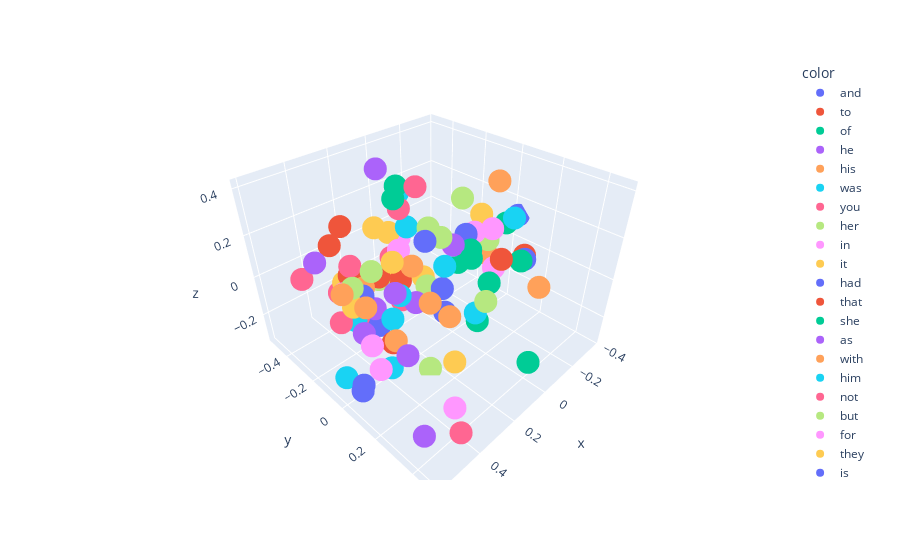

Here is the notebook cell this chart was saved with:
### Code cell
diag = px.scatter_3d(x = arr[1:100,0] , y = arr[1:100,1] , z = arr[1:100,2] , color=keys[1:100])
diag.show()

### Figure 1 — Plotly figure (JSON) as saved in the notebook; plotly's stock layout.template omitted (floating-point values rounded to 4 significant figures)
{"data": [{"hovertemplate": "color=and<br>x=%{x}<br>y=%{y}<br>z=%{z}<extra></extra>", "legendgroup": "and", "marker": {"color": "#636efa", "symbol": "circle"}, "mode": "markers", "name": "and", "scene": "scene", "showlegend": true, "type": "scatter3d", "x": [-0.3742], "y": [0.03315], "z": [0.1249]}, {"hovertemplate": "color=to<br>x=%{x}<br>y=%{y}<br>z=%{z}<extra></extra>", "legendgroup": "to", "marker": {"color": "#EF553B", "symbol": "circle"}, "mode": "markers", "name": "to", "scene": "scene", "showlegend": true, "type": "scatter3d", "x": [0.2806], "y": [-0.1567], "z": [0.02437]}, {"hovertemplate": "color=of<br>x=%{x}<br>y=%{y}<br>z=%{z}<extra></extra>", "legendgroup": "of", "marker": {"color": "#00cc96", "symbol": "circle"}, "mode": "markers", "name": "of", "scene": "scene", "showlegend": true, "type": "scatter3d", "x": [-0.01992], "y": [0.1704], "z": [0.008445]}, {"hovertemplate": "color=he<br>x=%{x}<br>y=%{y}<br>z=%{z}<extra></extra>", "legendgroup": "he", "marker": {"color": "#ab63fa", "symbol": "circle"}, "mode": "markers", "name": "he", "scene": "scene", "showlegend": true, "type": "scatter3d", "x": [0.04643], "y": [-0.4304], "z": [0.3328]}, {"hovertemplate": "color=his<br>x=%{x}<br>y=%{y}<br>z=%{z}<extra></extra>", "legendgroup": "his", "marker": {"color": "#FFA15A", "symbol": "circle"}, "mode": "markers", "name": "his", "scene": "scene", "showlegend": true, "type": "scatter3d", "x": [-0.09885], "y": [0.1228], "z": [0.4131]}, {"hovertemplate": "color=was<br>x=%{x}<br>y=%{y}<br>z=%{z}<extra></extra>", "legendgroup": "was", "marker": {"color": "#19d3f3", "symbol": "circle"}, "mode": "markers", "name": "was", "scene": "scene", "showlegend": true, "type": "scatter3d", "x": [0.08285], "y": [0.1919], "z": [-0.07433]}, {"hovertemplate": "color=you<br>x=%{x}<br>y=%{y}<br>z=%{z}<extra></extra>", "legendgroup": "you", "marker": {"color": "#FF6692", "symbol": "circle"}, "mode": "markers", "name": "you", "scene": "scene", "showlegend": true, "type": "scatter3d", "x": [0.5141], "y": [-0.3532], "z": [0.03152]}, {"hovertemplate": "color=her<br>x=%{x}<br>y=%{y}<br>z=%{z}<extra></extra>", "legendgroup": "her", "marker": {"color": "#B6E880", "symbol": "circle"}, "mode": "markers", "name": "her", "scene": "scene", "showlegend": true, "type": "scatter3d", "x": [-0.1], "y": [-0.05913], "z": [0.276]}, {"hovertemplate": "color=in<br>x=%{x}<br>y=%{y}<br>z=%{z}<extra></extra>", "legendgroup": "in", "marker": {"color": "#FF97FF", "symbol": "circle"}, "mode": "markers", "name": "in", "scene": "scene", "showlegend": true, "type": "scatter3d", "x": [-0.07158], "y": [0.147], "z": [0.0463]}, {"hovertemplate": "color=it<br>x=%{x}<br>y=%{y}<br>z=%{z}<extra></extra>", "legendgroup": "it", "marker": {"color": "#FECB52", "symbol": "circle"}, "mode": "markers", "name": "it", "scene": "scene", "showlegend": true, "type": "scatter3d", "x": [0.08651], "y": [-0.4206], "z": [0.06335]}, {"hovertemplate": "color=had<br>x=%{x}<br>y=%{y}<br>z=%{z}<extra></extra>", "legendgroup": "had", "marker": {"color": "#636efa", "symbol": "circle"}, "mode": "markers", "name": "had", "scene": "scene", "showlegend": true, "type": "scatter3d", "x": [0.08386], "y": [0.009669], "z": [-0.05073]}, {"hovertemplate": "color=that<br>x=%{x}<br>y=%{y}<br>z=%{z}<extra></extra>", "legendgroup": "that", "marker": {"color": "#EF553B", "symbol": "circle"}, "mode": "markers", "name": "that", "scene": "scene", "showlegend": true, "type": "scatter3d", "x": [0.3398], "y": [-0.4011], "z": [0.09045]}, {"hovertemplate": "color=she<br>x=%{x}<br>y=%{y}<br>z=%{z}<extra></extra>", "legendgroup": "she", "marker": {"color": "#00cc96", "symbol": "circle"}, "mode": "markers", "name": "she", "scene": "scene", "showlegend": true, "type": "scatter3d", "x": [-0.00281], "y": [-0.3628], "z": [0.2592]}, {"hovertemplate": "color=as<br>x=%{x}<br>y=%{y}<br>z=%{z}<extra></extra>", "legendgroup": "as", "marker": {"color": "#ab63fa", "symbol": "circle"}, "mode": "markers", "name": "as", "scene": "scene", "showlegend": true, "type": "scatter3d", "x": [-0.01276], "y": [-0.02361], "z": [0.1056]}, {"hovertemplate": "color=with<br>x=%{x}<br>y=%{y}<br>z=%{z}<extra></extra>", "legendgroup": "with", "marker": {"color": "#FFA15A", "symbol": "circle"}, "mode": "markers", "name": "with", "scene": "scene", "showlegend": true, "type": "scatter3d", "x": [-0.06681], "y": [0.3703], "z": [0.06852]}, {"hovertemplate": "color=him<br>x=%{x}<br>y=%{y}<br>z=%{z}<extra></extra>", "legendgroup": "him", "marker": {"color": "#19d3f3", "symbol": "circle"}, "mode": "markers", "name": "him", "scene": "scene", "showlegend": true, "type": "scatter3d", "x": [-0.009049], "y": [-0.3596], "z": [0.224]}, {"hovertemplate": "color=not<br>x=%{x}<br>y=%{y}<br>z=%{z}<extra></extra>", "legendgroup": "not", "marker": {"color": "#FF6692", "symbol": "circle"}, "mode": "markers", "name": "not", "scene": "scene", "showlegend": true, "type": "scatter3d", "x": [0.5017], "y": [-0.125], "z": [-0.06301]}, {"hovertemplate": "color=but<br>x=%{x}<br>y=%{y}<br>z=%{z}<extra></extra>", "legendgroup": "but", "marker": {"color": "#B6E880", "symbol": "circle"}, "mode": "markers", "name": "but", "scene": "scene", "showlegend": true, "type": "scatter3d", "x": [0.2582], "y": [-0.1888], "z": [-0.01665]}, {"hovertemplate": "color=for<br>x=%{x}<br>y=%{y}<br>z=%{z}<extra></extra>", "legendgroup": "for", "marker": {"color": "#FF97FF", "symbol": "circle"}, "mode": "markers", "name": "for", "scene": "scene", "showlegend": true, "type": "scatter3d", "x": [0.4945], "y": [0.05271], "z": [-0.06909]}, {"hovertemplate": "color=they<br>x=%{x}<br>y=%{y}<br>z=%{z}<extra></extra>", "legendgroup": "they", "marker": {"color": "#FECB52", "symbol": "circle"}, "mode": "markers", "name": "they", "scene": "scene", "showlegend": true, "type": "scatter3d", "x": [-0.06821], "y": [-0.5113], "z": [-0.06512]}, {"hovertemplate": "color=is<br>x=%{x}<br>y=%{y}<br>z=%{z}<extra></extra>", "legendgroup": "is", "marker": {"color": "#636efa", "symbol": "circle"}, "mode": "markers", "name": "is", "scene": "scene", "showlegend": true, "type": "scatter3d", "x": [0.5746], "y": [0.07897], "z": [-0.2265]}, {"hovertemplate": "color=at<br>x=%{x}<br>y=%{y}<br>z=%{z}<extra></extra>", "legendgroup": "at", "marker": {"color": "#EF553B", "symbol": "circle"}, "mode": "markers", "name": "at", "scene": "scene", "showlegend": true, "type": "scatter3d", "x": [0.01503], "y": [0.2446], "z": [0.1752]}, {"hovertemplate": "color=on<br>x=%{x}<br>y=%{y}<br>z=%{z}<extra></extra>", "legendgroup": "on", "marker": {"color": "#00cc96", "symbol": "circle"}, "mode": "markers", "name": "on", "scene": "scene", "showlegend": true, "type": "scatter3d", "x": [-0.1399], "y": [0.2293], "z": [0.0859]}, {"hovertemplate": "color=said<br>x=%{x}<br>y=%{y}<br>z=%{z}<extra></extra>", "legendgroup": "said", "marker": {"color": "#ab63fa", "symbol": "circle"}, "mode": "markers", "name": "said", "scene": "scene", "showlegend": true, "type": "scatter3d", "x": [0.5867], "y": [0.4189], "z": [-0.1596]}, {"hovertemplate": "color=my<br>x=%{x}<br>y=%{y}<br>z=%{z}<extra></extra>", "legendgroup": "my", "marker": {"color": "#FFA15A", "symbol": "circle"}, "mode": "markers", "name": "my", "scene": "scene", "showlegend": true, "type": "scatter3d", "x": [0.5545], "y": [-0.0101], "z": [0.1662]}, {"hovertemplate": "color=have<br>x=%{x}<br>y=%{y}<br>z=%{z}<extra></extra>", "legendgroup": "have", "marker": {"color": "#19d3f3", "symbol": "circle"}, "mode": "markers", "name": "have", "scene": "scene", "showlegend": true, "type": "scatter3d", "x": [0.3964], "y": [-0.1828], "z": [-0.1519]}, {"hovertemplate": "color=be<br>x=%{x}<br>y=%{y}<br>z=%{z}<extra></extra>", "legendgroup": "be", "marker": {"color": "#FF6692", "symbol": "circle"}, "mode": "markers", "name": "be", "scene": "scene", "showlegend": true, "type": "scatter3d", "x": [0.3044], "y": [-0.1783], "z": [-0.1961]}, {"hovertemplate": "color=lord<br>x=%{x}<br>y=%{y}<br>z=%{z}<extra></extra>", "legendgroup": "lord", "marker": {"color": "#B6E880", "symbol": "circle"}, "mode": "markers", "name": "lord", "scene": "scene", "showlegend": true, "type": "scatter3d", "x": [0.4656], "y": [-0.07887], "z": [0.109]}, {"hovertemplate": "color=them<br>x=%{x}<br>y=%{y}<br>z=%{z}<extra></extra>", "legendgroup": "them", "marker": {"color": "#FF97FF", "symbol": "circle"}, "mode": "markers", "name": "them", "scene": "scene", "showlegend": true, "type": "scatter3d", "x": [-0.1226], "y": [-0.4929], "z": [-0.1099]}, {"hovertemplate": "color=no<br>x=%{x}<br>y=%{y}<br>z=%{z}<extra></extra>", "legendgroup": "no", "marker": {"color": "#FECB52", "symbol": "circle"}, "mode": "markers", "name": "no", "scene": "scene", "showlegend": true, "type": "scatter3d", "x": [0.4471], "y": [-0.1123], "z": [-0.0101]}, {"hovertemplate": "color=from<br>x=%{x}<br>y=%{y}<br>z=%{z}<extra></extra>", "legendgroup": "from", "marker": {"color": "#636efa", "symbol": "circle"}, "mode": "markers", "name": "from", "scene": "scene", "showlegend": true, "type": "scatter3d", "x": [-0.2108], "y": [0.1999], "z": [0.0464]}, {"hovertemplate": "color=would<br>x=%{x}<br>y=%{y}<br>z=%{z}<extra></extra>", "legendgroup": "would", "marker": {"color": "#EF553B", "symbol": "circle"}, "mode": "markers", "name": "would", "scene": "scene", "showlegend": true, "type": "scatter3d", "x": [0.3615], "y": [0.009446], "z": [-0.1717]}, {"hovertemplate": "color=were<br>x=%{x}<br>y=%{y}<br>z=%{z}<extra></extra>", "legendgroup": "were", "marker": {"color": "#00cc96", "symbol": "circle"}, "mode": "markers", "name": "were", "scene": "scene", "showlegend": true, "type": "scatter3d", "x": [-0.07056], "y": [0.08218], "z": [-0.2763]}, {"hovertemplate": "color=me<br>x=%{x}<br>y=%{y}<br>z=%{z}<extra></extra>", "legendgroup": "me", "marker": {"color": "#ab63fa", "symbol": "circle"}, "mode": "markers", "name": "me", "scene": "scene", "showlegend": true, "type": "scatter3d", "x": [0.459], "y": [-0.3308], "z": [0.09504]}, {"hovertemplate": "color=your<br>x=%{x}<br>y=%{y}<br>z=%{z}<extra></extra>", "legendgroup": "your", "marker": {"color": "#FFA15A", "symbol": "circle"}, "mode": "markers", "name": "your", "scene": "scene", "showlegend": true, "type": "scatter3d", "x": [0.4911], "y": [0.02966], "z": [0.09493]}, {"hovertemplate": "color=one<br>x=%{x}<br>y=%{y}<br>z=%{z}<extra></extra>", "legendgroup": "one", "marker": {"color": "#19d3f3", "symbol": "circle"}, "mode": "markers", "name": "one", "scene": "scene", "showlegend": true, "type": "scatter3d", "x": [0.03291], "y": [-0.2589], "z": [0.1127]}, {"hovertemplate": "color=all<br>x=%{x}<br>y=%{y}<br>z=%{z}<extra></extra>", "legendgroup": "all", "marker": {"color": "#FF6692", "symbol": "circle"}, "mode": "markers", "name": "all", "scene": "scene", "showlegend": true, "type": "scatter3d", "x": [0.149], "y": [-0.1749], "z": [-0.1779]}, {"hovertemplate": "color=when<br>x=%{x}<br>y=%{y}<br>z=%{z}<extra></extra>", "legendgroup": "when", "marker": {"color": "#B6E880", "symbol": "circle"}, "mode": "markers", "name": "when", "scene": "scene", "showlegend": true, "type": "scatter3d", "x": [0.04208], "y": [-0.1153], "z": [0.1713]}, {"hovertemplate": "color=will<br>x=%{x}<br>y=%{y}<br>z=%{z}<extra></extra>", "legendgroup": "will", "marker": {"color": "#FF97FF", "symbol": "circle"}, "mode": "markers", "name": "will", "scene": "scene", "showlegend": true, "type": "scatter3d", "x": [0.4664], "y": [0.05584], "z": [-0.2108]}, {"hovertemplate": "color=ser<br>x=%{x}<br>y=%{y}<br>z=%{z}<extra></extra>", "legendgroup": "ser", "marker": {"color": "#FECB52", "symbol": "circle"}, "mode": "markers", "name": "ser", "scene": "scene", "showlegend": true, "type": "scatter3d", "x": [0.3274], "y": [-0.01059], "z": [0.1897]}, {"hovertemplate": "color=if<br>x=%{x}<br>y=%{y}<br>z=%{z}<extra></extra>", "legendgroup": "if", "marker": {"color": "#636efa", "symbol": "circle"}, "mode": "markers", "name": "if", "scene": "scene", "showlegend": true, "type": "scatter3d", "x": [0.367], "y": [-0.1573], "z": [-0.02566]}, {"hovertemplate": "color=so<br>x=%{x}<br>y=%{y}<br>z=%{z}<extra></extra>", "legendgroup": "so", "marker": {"color": "#EF553B", "symbol": "circle"}, "mode": "markers", "name": "so", "scene": "scene", "showlegend": true, "type": "scatter3d", "x": [0.1773], "y": [-0.1459], "z": [-0.04167]}, {"hovertemplate": "color=their<br>x=%{x}<br>y=%{y}<br>z=%{z}<extra></extra>", "legendgroup": "their", "marker": {"color": "#00cc96", "symbol": "circle"}, "mode": "markers", "name": "their", "scene": "scene", "showlegend": true, "type": "scatter3d", "x": [-0.142], "y": [-0.1092], "z": [-0.0858]}, {"hovertemplate": "color=we<br>x=%{x}<br>y=%{y}<br>z=%{z}<extra></extra>", "legendgroup": "we", "marker": {"color": "#ab63fa", "symbol": "circle"}, "mode": "markers", "name": "we", "scene": "scene", "showlegend": true, "type": "scatter3d", "x": [0.3042], "y": [-0.3985], "z": [-0.1753]}, {"hovertemplate": "color=could<br>x=%{x}<br>y=%{y}<br>z=%{z}<extra></extra>", "legendgroup": "could", "marker": {"color": "#FFA15A", "symbol": "circle"}, "mode": "markers", "name": "could", "scene": "scene", "showlegend": true, "type": "scatter3d", "x": [0.1282], "y": [0.09588], "z": [-0.1247]}, {"hovertemplate": "color=are<br>x=%{x}<br>y=%{y}<br>z=%{z}<extra></extra>", "legendgroup": "are", "marker": {"color": "#19d3f3", "symbol": "circle"}, "mode": "markers", "name": "are", "scene": "scene", "showlegend": true, "type": "scatter3d", "x": [0.3859], "y": [0.02315], "z": [-0.2849]}, {"hovertemplate": "color=man<br>x=%{x}<br>y=%{y}<br>z=%{z}<extra></extra>", "legendgroup": "man", "marker": {"color": "#FF6692", "symbol": "circle"}, "mode": "markers", "name": "man", "scene": "scene", "showlegend": true, "type": "scatter3d", "x": [0.06254], "y": [-0.2725], "z": [0.208]}, {"hovertemplate": "color=there<br>x=%{x}<br>y=%{y}<br>z=%{z}<extra></extra>", "legendgroup": "there", "marker": {"color": "#B6E880", "symbol": "circle"}, "mode": "markers", "name": "there", "scene": "scene", "showlegend": true, "type": "scatter3d", "x": [0.05933], "y": [-0.1068], "z": [-0.1123]}, {"hovertemplate": "color=this<br>x=%{x}<br>y=%{y}<br>z=%{z}<extra></extra>", "legendgroup": "this", "marker": {"color": "#FF97FF", "symbol": "circle"}, "mode": "markers", "name": "this", "scene": "scene", "showlegend": true, "type": "scatter3d", "x": [0.4221], "y": [-0.2114], "z": [-0.01352]}, {"hovertemplate": "color=up<br>x=%{x}<br>y=%{y}<br>z=%{z}<extra></extra>", "legendgroup": "up", "marker": {"color": "#FECB52", "symbol": "circle"}, "mode": "markers", "name": "up", "scene": "scene", "showlegend": true, "type": "scatter3d", "x": [-0.2932], "y": [-0.1096], "z": [0.1063]}, {"hovertemplate": "color=been<br>x=%{x}<br>y=%{y}<br>z=%{z}<extra></extra>", "legendgroup": "been", "marker": {"color": "#636efa", "symbol": "circle"}, "mode": "markers", "name": "been", "scene": "scene", "showlegend": true, "type": "scatter3d", "x": [0.1168], "y": [0.0572], "z": [-0.1302]}, {"hovertemplate": "color=what<br>x=%{x}<br>y=%{y}<br>z=%{z}<extra></extra>", "legendgroup": "what", "marker": {"color": "#EF553B", "symbol": "circle"}, "mode": "markers", "name": "what", "scene": "scene", "showlegend": true, "type": "scatter3d", "x": [0.3689], "y": [-0.2349], "z": [0.03737]}, {"hovertemplate": "color=by<br>x=%{x}<br>y=%{y}<br>z=%{z}<extra></extra>", "legendgroup": "by", "marker": {"color": "#00cc96", "symbol": "circle"}, "mode": "markers", "name": "by", "scene": "scene", "showlegend": true, "type": "scatter3d", "x": [-0.02337], "y": [0.06793], "z": [0.07728]}, {"hovertemplate": "color=did<br>x=%{x}<br>y=%{y}<br>z=%{z}<extra></extra>", "legendgroup": "did", "marker": {"color": "#ab63fa", "symbol": "circle"}, "mode": "markers", "name": "did", "scene": "scene", "showlegend": true, "type": "scatter3d", "x": [0.4106], "y": [0.1517], "z": [-0.1087]}, {"hovertemplate": "color=king<br>x=%{x}<br>y=%{y}<br>z=%{z}<extra></extra>", "legendgroup": "king", "marker": {"color": "#FFA15A", "symbol": "circle"}, "mode": "markers", "name": "king", "scene": "scene", "showlegend": true, "type": "scatter3d", "x": [0.3506], "y": [-0.1717], "z": [-0.001328]}, {"hovertemplate": "color=do<br>x=%{x}<br>y=%{y}<br>z=%{z}<extra></extra>", "legendgroup": "do", "marker": {"color": "#19d3f3", "symbol": "circle"}, "mode": "markers", "name": "do", "scene": "scene", "showlegend": true, "type": "scatter3d", "x": [0.5939], "y": [0.0107], "z": [-0.1933]}, {"hovertemplate": "color=men<br>x=%{x}<br>y=%{y}<br>z=%{z}<extra></extra>", "legendgroup": "men", "marker": {"color": "#FF6692", "symbol": "circle"}, "mode": "markers", "name": "men", "scene": "scene", "showlegend": true, "type": "scatter3d", "x": [-0.01909], "y": [-0.4391], "z": [-0.1553]}, {"hovertemplate": "color=back<br>x=%{x}<br>y=%{y}<br>z=%{z}<extra></extra>", "legendgroup": "back", "marker": {"color": "#B6E880", "symbol": "circle"}, "mode": "markers", "name": "back", "scene": "scene", "showlegend": true, "type": "scatter3d", "x": [-0.2012], "y": [0.008179], "z": [0.06273]}, {"hovertemplate": "color=out<br>x=%{x}<br>y=%{y}<br>z=%{z}<extra></extra>", "legendgroup": "out", "marker": {"color": "#FF97FF", "symbol": "circle"}, "mode": "markers", "name": "out", "scene": "scene", "showlegend": true, "type": "scatter3d", "x": [-0.1601], "y": [-0.03625], "z": [0.09909]}, {"hovertemplate": "color=more<br>x=%{x}<br>y=%{y}<br>z=%{z}<extra></extra>", "legendgroup": "more", "marker": {"color": "#FECB52", "symbol": "circle"}, "mode": "markers", "name": "more", "scene": "scene", "showlegend": true, "type": "scatter3d", "x": [0.185], "y": [-0.1845], "z": [-0.06975]}, {"hovertemplate": "color=or<br>x=%{x}<br>y=%{y}<br>z=%{z}<extra></extra>", "legendgroup": "or", "marker": {"color": "#636efa", "symbol": "circle"}, "mode": "markers", "name": "or", "scene": "scene", "showlegend": true, "type": "scatter3d", "x": [0.3429], "y": [-0.09316], "z": [-0.1565]}, {"hovertemplate": "color=who<br>x=%{x}<br>y=%{y}<br>z=%{z}<extra></extra>", "legendgroup": "who", "marker": {"color": "#EF553B", "symbol": "circle"}, "mode": "markers", "name": "who", "scene": "scene", "showlegend": true, "type": "scatter3d", "x": [0.3222], "y": [-0.3313], "z": [0.2041]}, {"hovertemplate": "color=down<br>x=%{x}<br>y=%{y}<br>z=%{z}<extra></extra>", "legendgroup": "down", "marker": {"color": "#00cc96", "symbol": "circle"}, "mode": "markers", "name": "down", "scene": "scene", "showlegend": true, "type": "scatter3d", "x": [-0.3569], "y": [-0.01451], "z": [0.07348]}, {"hovertemplate": "color=well<br>x=%{x}<br>y=%{y}<br>z=%{z}<extra></extra>", "legendgroup": "well", "marker": {"color": "#ab63fa", "symbol": "circle"}, "mode": "markers", "name": "well", "scene": "scene", "showlegend": true, "type": "scatter3d", "x": [0.281], "y": [-0.05979], "z": [-0.005574]}, {"hovertemplate": "color=than<br>x=%{x}<br>y=%{y}<br>z=%{z}<extra></extra>", "legendgroup": "than", "marker": {"color": "#FFA15A", "symbol": "circle"}, "mode": "markers", "name": "than", "scene": "scene", "showlegend": true, "type": "scatter3d", "x": [0.1814], "y": [0.03659], "z": [-0.05715]}, {"hovertemplate": "color=only<br>x=%{x}<br>y=%{y}<br>z=%{z}<extra></extra>", "legendgroup": "only", "marker": {"color": "#19d3f3", "symbol": "circle"}, "mode": "markers", "name": "only", "scene": "scene", "showlegend": true, "type": "scatter3d", "x": [0.267], "y": [-0.04615], "z": [-0.01703]}, {"hovertemplate": "color=jon<br>x=%{x}<br>y=%{y}<br>z=%{z}<extra></extra>", "legendgroup": "jon", "marker": {"color": "#FF6692", "symbol": "circle"}, "mode": "markers", "name": "jon", "scene": "scene", "showlegend": true, "type": "scatter3d", "x": [0.01267], "y": [-0.2205], "z": [0.3098]}, {"hovertemplate": "color=like<br>x=%{x}<br>y=%{y}<br>z=%{z}<extra></extra>", "legendgroup": "like", "marker": {"color": "#B6E880", "symbol": "circle"}, "mode": "markers", "name": "like", "scene": "scene", "showlegend": true, "type": "scatter3d", "x": [0.05508], "y": [0.2182], "z": [-0.017]}, {"hovertemplate": "color=some<br>x=%{x}<br>y=%{y}<br>z=%{z}<extra></extra>", "legendgroup": "some", "marker": {"color": "#FF97FF", "symbol": "circle"}, "mode": "markers", "name": "some", "scene": "scene", "showlegend": true, "type": "scatter3d", "x": [0.1106], "y": [-0.2275], "z": [0.04276]}, {"hovertemplate": "color=father<br>x=%{x}<br>y=%{y}<br>z=%{z}<extra></extra>", "legendgroup": "father", "marker": {"color": "#FECB52", "symbol": "circle"}, "mode": "markers", "name": "father", "scene": "scene", "showlegend": true, "type": "scatter3d", "x": [0.3924], "y": [-0.2448], "z": [0.008526]}, {"hovertemplate": "color=old<br>x=%{x}<br>y=%{y}<br>z=%{z}<extra></extra>", "legendgroup": "old", "marker": {"color": "#636efa", "symbol": "circle"}, "mode": "markers", "name": "old", "scene": "scene", "showlegend": true, "type": "scatter3d", "x": [0.1564], "y": [-0.01584], "z": [0.2013]}, {"hovertemplate": "color=hand<br>x=%{x}<br>y=%{y}<br>z=%{z}<extra></extra>", "legendgroup": "hand", "marker": {"color": "#EF553B", "symbol": "circle"}, "mode": "markers", "name": "hand", "scene": "scene", "showlegend": true, "type": "scatter3d", "x": [-0.08193], "y": [-0.04719], "z": [0.0715]}, {"hovertemplate": "color=tyrion<br>x=%{x}<br>y=%{y}<br>z=%{z}<extra></extra>", "legendgroup": "tyrion", "marker": {"color": "#00cc96", "symbol": "circle"}, "mode": "markers", "name": "tyrion", "scene": "scene", "showlegend": true, "type": "scatter3d", "x": [0.117], "y": [-0.2404], "z": [0.2854]}, {"hovertemplate": "color=even<br>x=%{x}<br>y=%{y}<br>z=%{z}<extra></extra>", "legendgroup": "even", "marker": {"color": "#ab63fa", "symbol": "circle"}, "mode": "markers", "name": "even", "scene": "scene", "showlegend": true, "type": "scatter3d", "x": [0.1661], "y": [-0.06439], "z": [-0.1206]}, {"hovertemplate": "color=too<br>x=%{x}<br>y=%{y}<br>z=%{z}<extra></extra>", "legendgroup": "too", "marker": {"color": "#FFA15A", "symbol": "circle"}, "mode": "markers", "name": "too", "scene": "scene", "showlegend": true, "type": "scatter3d", "x": [0.1755], "y": [-0.07377], "z": [0.06695]}, {"hovertemplate": "color=before<br>x=%{x}<br>y=%{y}<br>z=%{z}<extra></extra>", "legendgroup": "before", "marker": {"color": "#19d3f3", "symbol": "circle"}, "mode": "markers", "name": "before", "scene": "scene", "showlegend": true, "type": "scatter3d", "x": [0.06071], "y": [-0.0005126], "z": [0.04589]}, {"hovertemplate": "color=never<br>x=%{x}<br>y=%{y}<br>z=%{z}<extra></extra>", "legendgroup": "never", "marker": {"color": "#FF6692", "symbol": "circle"}, "mode": "markers", "name": "never", "scene": "scene", "showlegend": true, "type": "scatter3d", "x": [0.356], "y": [-0.2424], "z": [0.07192]}, {"hovertemplate": "color=an<br>x=%{x}<br>y=%{y}<br>z=%{z}<extra></extra>", "legendgroup": "an", "marker": {"color": "#B6E880", "symbol": "circle"}, "mode": "markers", "name": "an", "scene": "scene", "showlegend": true, "type": "scatter3d", "x": [0.07388], "y": [-0.01117], "z": [0.1847]}, {"hovertemplate": "color=off<br>x=%{x}<br>y=%{y}<br>z=%{z}<extra></extra>", "legendgroup": "off", "marker": {"color": "#FF97FF", "symbol": "circle"}, "mode": "markers", "name": "off", "scene": "scene", "showlegend": true, "type": "scatter3d", "x": [-0.1472], "y": [0.06987], "z": [0.1658]}, {"hovertemplate": "color=see<br>x=%{x}<br>y=%{y}<br>z=%{z}<extra></extra>", "legendgroup": "see", "marker": {"color": "#FECB52", "symbol": "circle"}, "mode": "markers", "name": "see", "scene": "scene", "showlegend": true, "type": "scatter3d", "x": [0.2091], "y": [0.2039], "z": [-0.2486]}, {"hovertemplate": "color=know<br>x=%{x}<br>y=%{y}<br>z=%{z}<extra></extra>", "legendgroup": "know", "marker": {"color": "#636efa", "symbol": "circle"}, "mode": "markers", "name": "know", "scene": "scene", "showlegend": true, "type": "scatter3d", "x": [0.5673], "y": [0.07825], "z": [-0.2015]}, {"hovertemplate": "color=into<br>x=%{x}<br>y=%{y}<br>z=%{z}<extra></extra>", "legendgroup": "into", "marker": {"color": "#EF553B", "symbol": "circle"}, "mode": "markers", "name": "into", "scene": "scene", "showlegend": true, "type": "scatter3d", "x": [-0.2185], "y": [0.1913], "z": [0.05892]}, {"hovertemplate": "color=made<br>x=%{x}<br>y=%{y}<br>z=%{z}<extra></extra>", "legendgroup": "made", "marker": {"color": "#00cc96", "symbol": "circle"}, "mode": "markers", "name": "made", "scene": "scene", "showlegend": true, "type": "scatter3d", "x": [0.1026], "y": [0.4714], "z": [-0.1347]}, {"hovertemplate": "color=now<br>x=%{x}<br>y=%{y}<br>z=%{z}<extra></extra>", "legendgroup": "now", "marker": {"color": "#ab63fa", "symbol": "circle"}, "mode": "markers", "name": "now", "scene": "scene", "showlegend": true, "type": "scatter3d", "x": [0.3394], "y": [-0.1201], "z": [-0.08539]}, {"hovertemplate": "color=eyes<br>x=%{x}<br>y=%{y}<br>z=%{z}<extra></extra>", "legendgroup": "eyes", "marker": {"color": "#FFA15A", "symbol": "circle"}, "mode": "markers", "name": "eyes", "scene": "scene", "showlegend": true, "type": "scatter3d", "x": [-0.2295], "y": [-0.01948], "z": [-0.03499]}, {"hovertemplate": "color=black<br>x=%{x}<br>y=%{y}<br>z=%{z}<extra></extra>", "legendgroup": "black", "marker": {"color": "#19d3f3", "symbol": "circle"}, "mode": "markers", "name": "black", "scene": "scene", "showlegend": true, "type": "scatter3d", "x": [-0.3446], "y": [0.03511], "z": [0.1235]}, {"hovertemplate": "color=told<br>x=%{x}<br>y=%{y}<br>z=%{z}<extra></extra>", "legendgroup": "told", "marker": {"color": "#FF6692", "symbol": "circle"}, "mode": "markers", "name": "told", "scene": "scene", "showlegend": true, "type": "scatter3d", "x": [0.4738], "y": [0.4777], "z": [-0.1932]}, {"hovertemplate": "color=lady<br>x=%{x}<br>y=%{y}<br>z=%{z}<extra></extra>", "legendgroup": "lady", "marker": {"color": "#B6E880", "symbol": "circle"}, "mode": "markers", "name": "lady", "scene": "scene", "showlegend": true, "type": "scatter3d", "x": [0.3834], "y": [-0.06616], "z": [0.1484]}, {"hovertemplate": "color=thought<br>x=%{x}<br>y=%{y}<br>z=%{z}<extra></extra>", "legendgroup": "thought", "marker": {"color": "#FF97FF", "symbol": "circle"}, "mode": "markers", "name": "thought", "scene": "scene", "showlegend": true, "type": "scatter3d", "x": [0.3541], "y": [0.3412], "z": [-0.2867]}, {"hovertemplate": "color=time<br>x=%{x}<br>y=%{y}<br>z=%{z}<extra></extra>", "legendgroup": "time", "marker": {"color": "#FECB52", "symbol": "circle"}, "mode": "markers", "name": "time", "scene": "scene", "showlegend": true, "type": "scatter3d", "x": [0.02737], "y": [-0.1636], "z": [-0.1084]}, {"hovertemplate": "color=then<br>x=%{x}<br>y=%{y}<br>z=%{z}<extra></extra>", "legendgroup": "then", "marker": {"color": "#636efa", "symbol": "circle"}, "mode": "markers", "name": "then", "scene": "scene", "showlegend": true, "type": "scatter3d", "x": [-0.1112], "y": [-0.04133], "z": [0.1069]}, {"hovertemplate": "color=how<br>x=%{x}<br>y=%{y}<br>z=%{z}<extra></extra>", "legendgroup": "how", "marker": {"color": "#EF553B", "symbol": "circle"}, "mode": "markers", "name": "how", "scene": "scene", "showlegend": true, "type": "scatter3d", "x": [0.2953], "y": [-0.1866], "z": [0.03852]}, {"hovertemplate": "color=long<br>x=%{x}<br>y=%{y}<br>z=%{z}<extra></extra>", "legendgroup": "long", "marker": {"color": "#00cc96", "symbol": "circle"}, "mode": "markers", "name": "long", "scene": "scene", "showlegend": true, "type": "scatter3d", "x": [-0.09485], "y": [0.002316], "z": [0.055]}, {"hovertemplate": "color=has<br>x=%{x}<br>y=%{y}<br>z=%{z}<extra></extra>", "legendgroup": "has", "marker": {"color": "#ab63fa", "symbol": "circle"}, "mode": "markers", "name": "has", "scene": "scene", "showlegend": true, "type": "scatter3d", "x": [0.4635], "y": [-0.03518], "z": [-0.08525]}, {"hovertemplate": "color=can<br>x=%{x}<br>y=%{y}<br>z=%{z}<extra></extra>", "legendgroup": "can", "marker": {"color": "#FFA15A", "symbol": "circle"}, "mode": "markers", "name": "can", "scene": "scene", "showlegend": true, "type": "scatter3d", "x": [0.3741], "y": [0.04414], "z": [-0.1295]}, {"hovertemplate": "color=might<br>x=%{x}<br>y=%{y}<br>z=%{z}<extra></extra>", "legendgroup": "might", "marker": {"color": "#19d3f3", "symbol": "circle"}, "mode": "markers", "name": "might", "scene": "scene", "showlegend": true, "type": "scatter3d", "x": [0.326], "y": [-0.02774], "z": [-0.09213]}, {"hovertemplate": "color=us<br>x=%{x}<br>y=%{y}<br>z=%{z}<extra></extra>", "legendgroup": "us", "marker": {"color": "#FF6692", "symbol": "circle"}, "mode": "markers", "name": "us", "scene": "scene", "showlegend": true, "type": "scatter3d", "x": [0.3284], "y": [-0.3894], "z": [-0.1572]}, {"hovertemplate": "color=come<br>x=%{x}<br>y=%{y}<br>z=%{z}<extra></extra>", "legendgroup": "come", "marker": {"color": "#B6E880", "symbol": "circle"}, "mode": "markers", "name": "come", "scene": "scene", "showlegend": true, "type": "scatter3d", "x": [0.249], "y": [0.105], "z": [-0.3282]}, {"hovertemplate": "color=where<br>x=%{x}<br>y=%{y}<br>z=%{z}<extra></extra>", "legendgroup": "where", "marker": {"color": "#FF97FF", "symbol": "circle"}, "mode": "markers", "name": "where", "scene": "scene", "showlegend": true, "type": "scatter3d", "x": [-0.08819], "y": [-0.09484], "z": [0.03824]}], "layout": {"legend": {"title": {"text": "color"}, "tracegroupgap": 0}, "margin": {"t": 60}, "scene": {"domain": {"x": [0, 1], "y": [0, 1]}, "xaxis": {"title": {"text": "x"}}, "yaxis": {"title": {"text": "y"}}, "zaxis": {"title": {"text": "z"}}}}}
